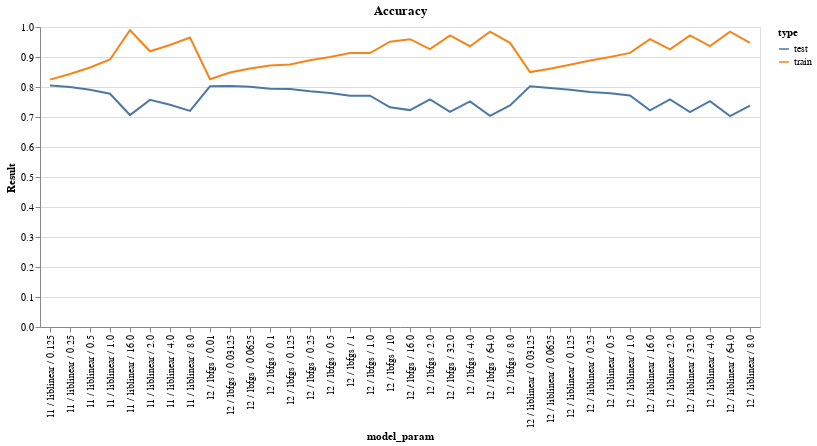

Notebook code for this chart:
### Code cell
### look at the raw "messy" data
df = csv_data.copy()
df = df[df.Score=='Accuracy']

chart = alt.Chart(df).mark_line().encode(
    x = 'model_param:O',
    y = 'Result:Q',
    color = 'type:N',
    tooltip = 'Result',

).properties(
    title = 'Accuracy'
)
chart

### Figure 1 — Vega-Lite specification as saved in the notebook (floating-point values rounded to 4 significant figures)
{"config": {"view": {"continuousWidth": 400, "continuousHeight": 300}}, "data": {"name": "data-864f0a4550b040142dbd4d892a1b3e10"}, "mark": "line", "encoding": {"color": {"field": "type", "type": "nominal"}, "tooltip": {"field": "Result", "type": "quantitative"}, "x": {"field": "model_param", "type": "ordinal"}, "y": {"field": "Result", "type": "quantitative"}}, "title": "Accuracy", "$schema": "https://vega.github.io/schema/vega-lite/v4.17.0.json", "datasets": {"data-864f0a4550b040142dbd4d892a1b3e10": [{"Result": 0.8497, "model_param": "l2 / liblinear / 0.03125", "Score": "Accuracy", "type": "train", "C": 0.03125, "penalty": "l2", "solver": "liblinear"}, {"Result": 0.8481, "model_param": "l2 / lbfgs / 0.03125", "Score": "Accuracy", "type": "train", "C": 0.03125, "penalty": "l2", "solver": "lbfgs"}, {"Result": 0.8607, "model_param": "l2 / liblinear / 0.0625", "Score": "Accuracy", "type": "train", "C": 0.0625, "penalty": "l2", "solver": "liblinear"}, {"Result": 0.8614, "model_param": "l2 / lbfgs / 0.0625", "Score": "Accuracy", "type": "train", "C": 0.0625, "penalty": "l2", "solver": "lbfgs"}, {"Result": 0.8245, "model_param": "l1 / liblinear / 0.125", "Score": "Accuracy", "type": "train", "C": 0.125, "penalty": "l1", "solver": "liblinear"}, {"Result": 0.8743, "model_param": "l2 / liblinear / 0.125", "Score": "Accuracy", "type": "train", "C": 0.125, "penalty": "l2", "solver": "liblinear"}, {"Result": 0.8753, "model_param": "l2 / lbfgs / 0.125", "Score": "Accuracy", "type": "train", "C": 0.125, "penalty": "l2", "solver": "lbfgs"}, {"Result": 0.8432, "model_param": "l1 / liblinear / 0.25", "Score": "Accuracy", "type": "train", "C": 0.25, "penalty": "l1", "solver": "liblinear"}, {"Result": 0.8885, "model_param": "l2 / liblinear / 0.25", "Score": "Accuracy", "type": "train", "C": 0.25, "penalty": "l2", "solver": "liblinear"}, {"Result": 0.889, "model_param": "l2 / lbfgs / 0.25", "Score": "Accuracy", "type": "train", "C": 0.25, "penalty": "l2", "solver": "lbfgs"}, {"Result": 0.8649, "model_param": "l1 / liblinear / 0.5", "Score": "Accuracy", "type": "train", "C": 0.5, "penalty": "l1", "solver": "liblinear"}, {"Result": 0.9001, "model_param": "l2 / liblinear / 0.5", "Score": "Accuracy", "type": "train", "C": 0.5, "penalty": "l2", "solver": "liblinear"}, {"Result": 0.9003, "model_param": "l2 / lbfgs / 0.5", "Score": "Accuracy", "type": "train", "C": 0.5, "penalty": "l2", "solver": "lbfgs"}, {"Result": 0.8915, "model_param": "l1 / liblinear / 1.0", "Score": "Accuracy", "type": "train", "C": 1.0, "penalty": "l1", "solver": "liblinear"}, {"Result": 0.9136, "model_param": "l2 / liblinear / 1.0", "Score": "Accuracy", "type": "train", "C": 1.0, "penalty": "l2", "solver": "liblinear"}, {"Result": 0.9132, "model_param": "l2 / lbfgs / 1.0", "Score": "Accuracy", "type": "train", "C": 1.0, "penalty": "l2", "solver": "lbfgs"}, {"Result": 0.919, "model_param": "l1 / liblinear / 2.0", "Score": "Accuracy", "type": "train", "C": 2.0, "penalty": "l1", "solver": "liblinear"}, {"Result": 0.9254, "model_param": "l2 / liblinear / 2.0", "Score": "Accuracy", "type": "train", "C": 2.0, "penalty": "l2", "solver": "liblinear"}, {"Result": 0.9262, "model_param": "l2 / lbfgs / 2.0", "Score": "Accuracy", "type": "train", "C": 2.0, "penalty": "l2", "solver": "lbfgs"}, {"Result": 0.9401, "model_param": "l1 / liblinear / 4.0", "Score": "Accuracy", "type": "train", "C": 4.0, "penalty": "l1", "solver": "liblinear"}, {"Result": 0.9362, "model_param": "l2 / liblinear / 4.0", "Score": "Accuracy", "type": "train", "C": 4.0, "penalty": "l2", "solver": "liblinear"}, {"Result": 0.936, "model_param": "l2 / lbfgs / 4.0", "Score": "Accuracy", "type": "train", "C": 4.0, "penalty": "l2", "solver": "lbfgs"}, {"Result": 0.9648, "model_param": "l1 / liblinear / 8.0", "Score": "Accuracy", "type": "train", "C": 8.0, "penalty": "l1", "solver": "liblinear"}, {"Result": 0.9473, "model_param": "l2 / liblinear / 8.0", "Score": "Accuracy", "type": "train", "C": 8.0, "penalty": "l2", "solver": "liblinear"}, {"Result": 0.9472, "model_param": "l2 / lbfgs / 8.0", "Score": "Accuracy", "type": "train", "C": 8.0, "penalty": "l2", "solver": "lbfgs"}, {"Result": 0.9893, "model_param": "l1 / liblinear / 16.0", "Score": "Accuracy", "type": "train", "C": 16.0, "penalty": "l1", "solver": "liblinear"}, {"Result": 0.9594, "model_param": "l2 / liblinear / 16.0", "Score": "Accuracy", "type": "train", "C": 16.0, "penalty": "l2", "solver": "liblinear"}, {"Result": 0.9594, "model_param": "l2 / lbfgs / 16.0", "Score": "Accuracy", "type": "train", "C": 16.0, "penalty": "l2", "solver": "lbfgs"}, {"Result": 0.9722, "model_param": "l2 / liblinear / 32.0", "Score": "Accuracy", "type": "train", "C": 32.0, "penalty": "l2", "solver": "liblinear"}, {"Result": 0.9721, "model_param": "l2 / lbfgs / 32.0", "Score": "Accuracy", "type": "train", "C": 32.0, "penalty": "l2", "solver": "lbfgs"}, {"Result": 0.9843, "model_param": "l2 / liblinear / 64.0", "Score": "Accuracy", "type": "train", "C": 64.0, "penalty": "l2", "solver": "liblinear"}, {"Result": 0.9842, "model_param": "l2 / lbfgs / 64.0", "Score": "Accuracy", "type": "train", "C": 64.0, "penalty": "l2", "solver": "lbfgs"}, {"Result": 0.8259, "model_param": "l2 / lbfgs / 0.01", "Score": "Accuracy", "type": "train", "C": 0.01, "penalty": "l2", "solver": "lbfgs"}, {"Result": 0.8714, "model_param": "l2 / lbfgs / 0.1", "Score": "Accuracy", "type": "train", "C": 0.1, "penalty": "l2", "solver": "lbfgs"}, {"Result": 0.9132, "model_param": "l2 / lbfgs / 1", "Score": "Accuracy", "type": "train", "C": 1.0, "penalty": "l2", "solver": "lbfgs"}, {"Result": 0.9511, "model_param": "l2 / lbfgs / 10", "Score": "Accuracy", "type": "train", "C": 10.0, "penalty": "l2", "solver": "lbfgs"}, {"Result": 0.8022, "model_param": "l2 / liblinear / 0.03125", "Score": "Accuracy", "type": "test", "C": 0.03125, "penalty": "l2", "solver": "liblinear"}, {"Result": 0.803, "model_param": "l2 / lbfgs / 0.03125", "Score": "Accuracy", "type": "test", "C": 0.03125, "penalty": "l2", "solver": "lbfgs"}, {"Result": 0.7966, "model_param": "l2 / liblinear / 0.0625", "Score": "Accuracy", "type": "test", "C": 0.0625, "penalty": "l2", "solver": "liblinear"}, {"Result": 0.8011, "model_param": "l2 / lbfgs / 0.0625", "Score": "Accuracy", "type": "test", "C": 0.0625, "penalty": "l2", "solver": "lbfgs"}, {"Result": 0.8052, "model_param": "l1 / liblinear / 0.125", "Score": "Accuracy", "type": "test", "C": 0.125, "penalty": "l1", "solver": "liblinear"}, {"Result": 0.791, "model_param": "l2 / liblinear / 0.125", "Score": "Accuracy", "type": "test", "C": 0.125, "penalty": "l2", "solver": "liblinear"}, {"Result": 0.7936, "model_param": "l2 / lbfgs / 0.125", "Score": "Accuracy", "type": "test", "C": 0.125, "penalty": "l2", "solver": "lbfgs"}, {"Result": 0.7996, "model_param": "l1 / liblinear / 0.25", "Score": "Accuracy", "type": "test", "C": 0.25, "penalty": "l1", "solver": "liblinear"}, {"Result": 0.7832, "model_param": "l2 / liblinear / 0.25", "Score": "Accuracy", "type": "test", "C": 0.25, "penalty": "l2", "solver": "liblinear"}, {"Result": 0.7858, "model_param": "l2 / lbfgs / 0.25", "Score": "Accuracy", "type": "test", "C": 0.25, "penalty": "l2", "solver": "lbfgs"}, {"Result": 0.7907, "model_param": "l1 / liblinear / 0.5", "Score": "Accuracy", "type": "test", "C": 0.5, "penalty": "l1", "solver": "liblinear"}, {"Result": 0.7791, "model_param": "l2 / liblinear / 0.5", "Score": "Accuracy", "type": "test", "C": 0.5, "penalty": "l2", "solver": "liblinear"}, {"Result": 0.7798, "model_param": "l2 / lbfgs / 0.5", "Score": "Accuracy", "type": "test", "C": 0.5, "penalty": "l2", "solver": "lbfgs"}, {"Result": 0.7776, "model_param": "l1 / liblinear / 1.0", "Score": "Accuracy", "type": "test", "C": 1.0, "penalty": "l1", "solver": "liblinear"}, {"Result": 0.7716, "model_param": "l2 / liblinear / 1.0", "Score": "Accuracy", "type": "test", "C": 1.0, "penalty": "l2", "solver": "liblinear"}, {"Result": 0.7712, "model_param": "l2 / lbfgs / 1.0", "Score": "Accuracy", "type": "test", "C": 1.0, "penalty": "l2", "solver": "lbfgs"}, {"Result": 0.757, "model_param": "l1 / liblinear / 2.0", "Score": "Accuracy", "type": "test", "C": 2.0, "penalty": "l1", "solver": "liblinear"}, {"Result": 0.7585, "model_param": "l2 / liblinear / 2.0", "Score": "Accuracy", "type": "test", "C": 2.0, "penalty": "l2", "solver": "liblinear"}, {"Result": 0.7589, "model_param": "l2 / lbfgs / 2.0", "Score": "Accuracy", "type": "test", "C": 2.0, "penalty": "l2", "solver": "lbfgs"}, {"Result": 0.7406, "model_param": "l1 / liblinear / 4.0", "Score": "Accuracy", "type": "test", "C": 4.0, "penalty": "l1", "solver": "liblinear"}, {"Result": 0.7525, "model_param": "l2 / liblinear / 4.0", "Score": "Accuracy", "type": "test", "C": 4.0, "penalty": "l2", "solver": "liblinear"}, {"Result": 0.7518, "model_param": "l2 / lbfgs / 4.0", "Score": "Accuracy", "type": "test", "C": 4.0, "penalty": "l2", "solver": "lbfgs"}, {"Result": 0.7204, "model_param": "l1 / liblinear / 8.0", "Score": "Accuracy", "type": "test", "C": 8.0, "penalty": "l1", "solver": "liblinear"}, {"Result": 0.7379, "model_param": "l2 / liblinear / 8.0", "Score": "Accuracy", "type": "test", "C": 8.0, "penalty": "l2", "solver": "liblinear"}, {"Result": 0.7387, "model_param": "l2 / lbfgs / 8.0", "Score": "Accuracy", "type": "test", "C": 8.0, "penalty": "l2", "solver": "lbfgs"}, {"Result": 0.7065, "model_param": "l1 / liblinear / 16.0", "Score": "Accuracy", "type": "test", "C": 16.0, "penalty": "l1", "solver": "liblinear"}, {"Result": 0.7222, "model_param": "l2 / liblinear / 16.0", "Score": "Accuracy", "type": "test", "C": 16.0, "penalty": "l2", "solver": "liblinear"}, {"Result": 0.723, "model_param": "l2 / lbfgs / 16.0", "Score": "Accuracy", "type": "test", "C": 16.0, "penalty": "l2", "solver": "lbfgs"}, {"Result": 0.7166, "model_param": "l2 / liblinear / 32.0", "Score": "Accuracy", "type": "test", "C": 32.0, "penalty": "l2", "solver": "liblinear"}, {"Result": 0.717, "model_param": "l2 / lbfgs / 32.0", "Score": "Accuracy", "type": "test", "C": 32.0, "penalty": "l2", "solver": "lbfgs"}, {"Result": 0.7028, "model_param": "l2 / liblinear / 64.0", "Score": "Accuracy", "type": "test", "C": 64.0, "penalty": "l2", "solver": "liblinear"}, {"Result": 0.7036, "model_param": "l2 / lbfgs / 64.0", "Score": "Accuracy", "type": "test", "C": 64.0, "penalty": "l2", "solver": "lbfgs"}, {"Result": 0.8022, "model_param": "l2 / lbfgs / 0.01", "Score": "Accuracy", "type": "test", "C": 0.01, "penalty": "l2", "solver": "lbfgs"}, {"Result": 0.794, "model_param": "l2 / lbfgs / 0.1", "Score": "Accuracy", "type": "test", "C": 0.1, "penalty": "l2", "solver": "lbfgs"}, {"Result": 0.7712, "model_param": "l2 / lbfgs / 1", "Score": "Accuracy", "type": "test", "C": 1.0, "penalty": "l2", "solver": "lbfgs"}, {"Result": 0.7323, "model_param": "l2 / lbfgs / 10", "Score": "Accuracy", "type": "test", "C": 10.0, "penalty": "l2", "solver": "lbfgs"}]}}
